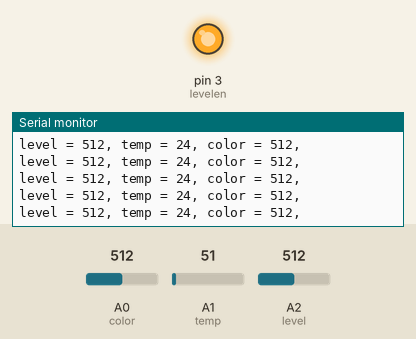
The sketch below on a simulated Arduino Uno, built with avr-gcc and run on an emulated ATmega328P. Parts: output pins drawn as LEDs (lit = HIGH), the last lines printed to the serial monitor. Inputs (shaded band) come from the test bench; at power-on: A1 (temp) = 51, A0 (color) = 512, A2 (level) = 512.

Above: at 1.2 s.
1.3 s: A1 (temp) set to 61
At 1.4 s:
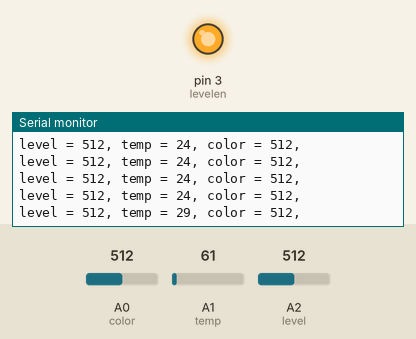
4.3 s: A1 (temp) set to 68
At 4.32 s:
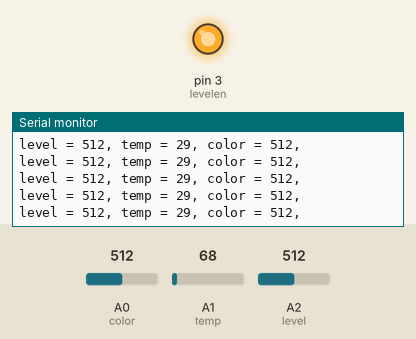
7.3 s: A0 (color) set to 990
At 7.32 s:
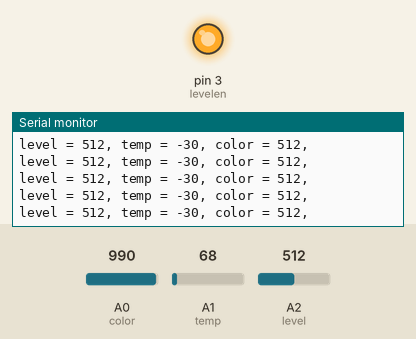
10.3 s: A0 (color) set to 1013
At 10.31 s:
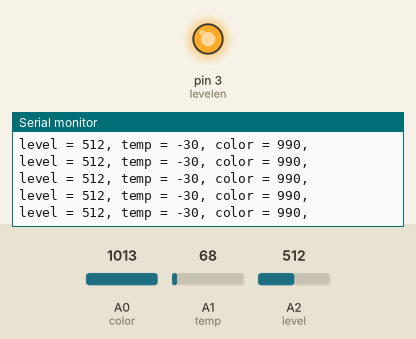
13.3 s: A2 (level) set to 108
At 13.34 s:
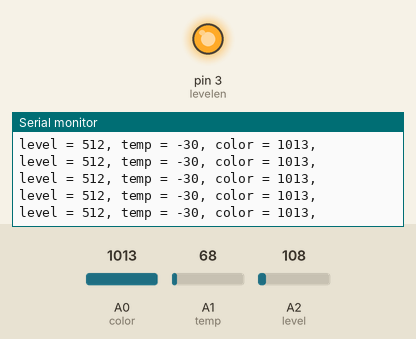
16.3 s: A2 (level) set to 89
At 16.32 s:
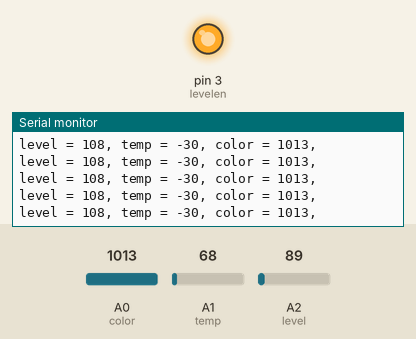
Timing chart, 0 to 19.3 s (numbered marks = the images above; inputs shaded):
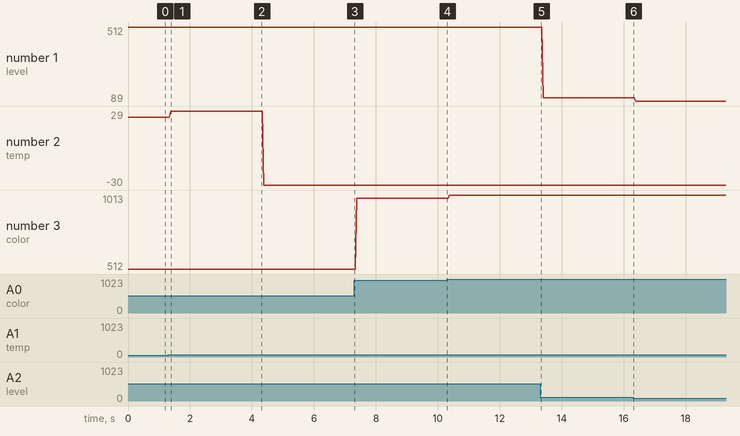

The sketch:

meo_v1.2.ino
```cpp
const int level = A2;  // Analog input pin that the potentiometer is attached to
const int levelen = 3; // Analog output pin that the LED is attached to

const int temp = A1;  // Analog input pin that the potentiometer is attached to

const int color = A0;  // Analog input pin that the potentiometer is attached to
const int coloren = 2;

int levelval = 0;        // value read from the pot
int tempval = 0;
int colorval = 0;

void setup() {
  // initialize serial communications at 9600 bps:
  Serial.begin(9600);
  pinMode(coloren, OUTPUT);
  pinMode(levelen, OUTPUT);
  digitalWrite(levelen,HIGH);
  digitalWrite(coloren,LOW);
}

void loop() {
  // read the analog in value:
  colorval = analogRead(color);
  tempval = (analogRead(temp)*500)/1024;
  levelval = analogRead(level);


  // print the results to the serial monitor:
 Serial.print("level = ");
  Serial.print(levelval);
 Serial.print(", ");
  Serial.print("temp = ");
  Serial.print(tempval);
 Serial.print(", ");
  Serial.print("color = ");
  Serial.print(colorval);
 Serial.print(", ");
  Serial.println();

  delay(05);
}
```

Measured:
- after the input at 1.3 s, the serial monitor: prints a new line after 0.08 s (image 1)
- plotted number 1: 512 → 108 after the input at 13.3 s, 108 → 89 after the input at 16.3 s
- plotted number 2: 24 → 29 after the input at 1.3 s, 29 → -30 after the input at 4.3 s
- plotted number 3: 512 → 990 after the input at 7.3 s, 990 → 1013 after the input at 10.3 s
